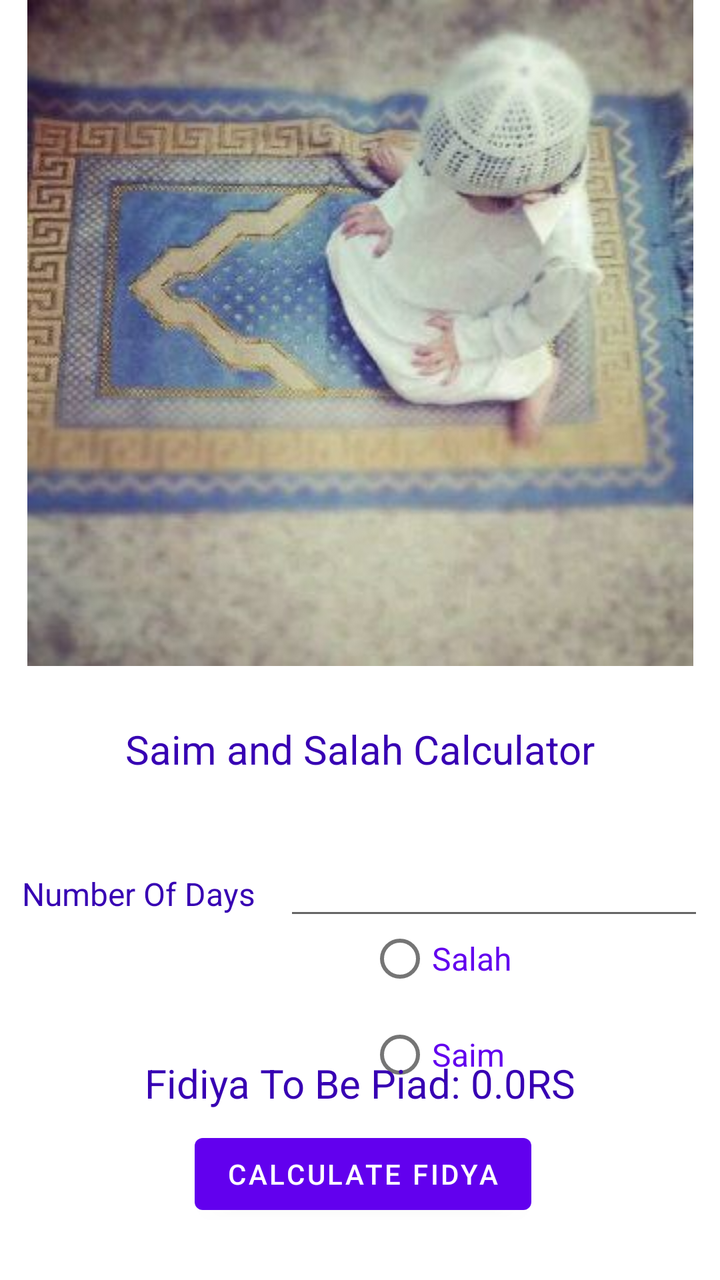
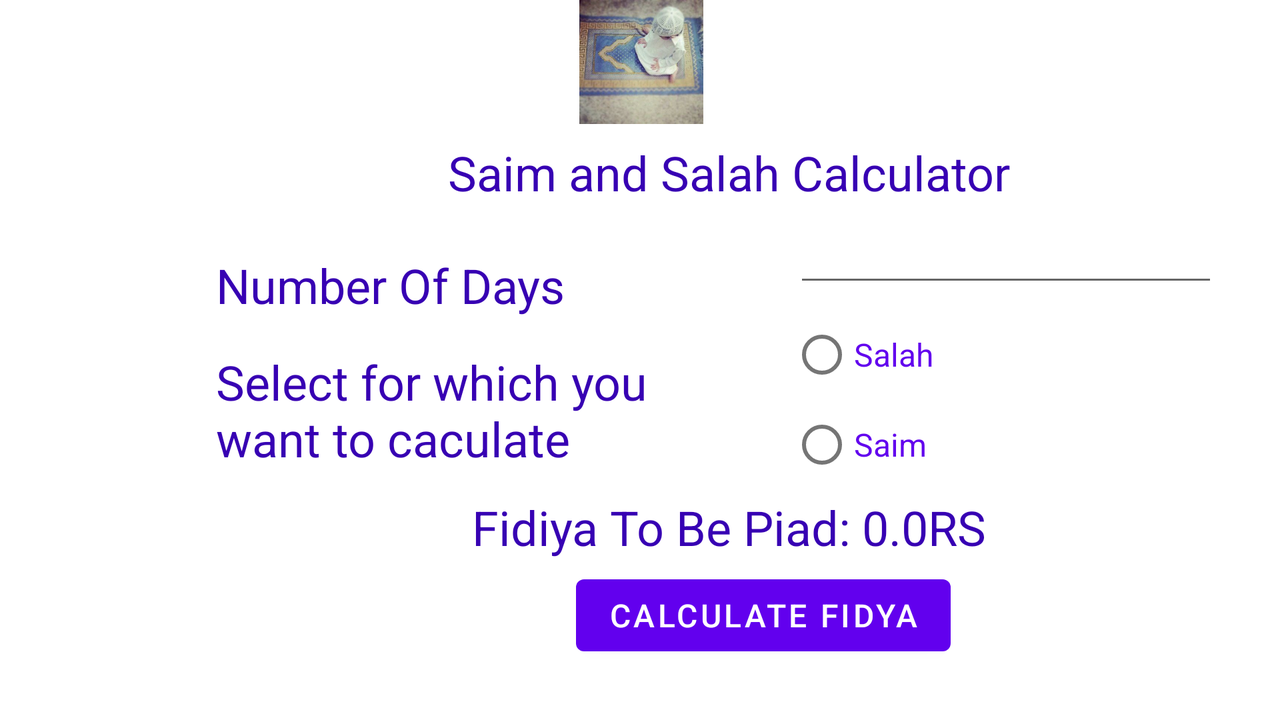

The same Android screen from two of the app's own layout files: first res/layout/ as a phone draws it, then the repository's variant for another configuration, drawn on a device whose configuration selects that folder. Both files follow.
<!-- AndroidManifest.xml: application theme Theme.Siamandsalahcalculator -->
<!-- res/layout/activity_main.xml -->
<?xml version="1.0" encoding="utf-8"?>
<androidx.constraintlayout.widget.ConstraintLayout xmlns:android="http://schemas.android.com/apk/res/android"
    xmlns:app="http://schemas.android.com/apk/res-auto"
    xmlns:tools="http://schemas.android.com/tools"
    android:layout_width="match_parent"
    android:layout_height="match_parent"
    tools:context=".MainActivity">

    <ImageView
        android:id="@+id/imageView"
        android:layout_width="0dp"
        android:layout_height="wrap_content"
        android:layout_marginBottom="28dp"
        app:layout_constraintBottom_toTopOf="@+id/textView"
        app:layout_constraintEnd_toEndOf="parent"
        app:layout_constraintStart_toStartOf="parent"
        app:layout_constraintTop_toTopOf="parent"
        app:srcCompat="@drawable/nimz" />

    <TextView
        android:id="@+id/textView"
        android:layout_width="wrap_content"
        android:layout_height="wrap_content"
        android:layout_marginBottom="48dp"
        android:text="Saim and Salah Calculator"
        android:textColor="@color/purple_700"
        android:textSize="20sp"
        app:layout_constraintBottom_toTopOf="@+id/textView2"
        app:layout_constraintEnd_toEndOf="parent"
        app:layout_constraintStart_toStartOf="parent"
        app:layout_constraintTop_toBottomOf="@+id/imageView" />

    <EditText
        android:id="@+id/dys"
        android:layout_width="wrap_content"
        android:layout_height="wrap_content"
        android:ems="10"
        android:inputType="number"
        app:layout_constraintBaseline_toBaselineOf="@+id/textView2"
        app:layout_constraintEnd_toEndOf="parent"
        app:layout_constraintStart_toEndOf="@+id/textView2" />

    <TextView
        android:id="@+id/textView2"
        android:layout_width="wrap_content"
        android:layout_height="wrap_content"
        android:layout_marginStart="3dp"
        android:layout_marginEnd="6dp"
        android:layout_marginBottom="68dp"
        android:text="Number Of Days"
        android:textColor="@color/purple_700"
        android:textSize="16sp"
        app:layout_constraintBottom_toTopOf="@+id/textView4"
        app:layout_constraintEnd_toStartOf="@+id/dys"
        app:layout_constraintStart_toStartOf="parent"
        app:layout_constraintTop_toBottomOf="@+id/textView" />

    <RadioGroup
        android:id="@+id/grp"
        android:layout_width="0dp"
        android:layout_height="97dp"
        android:layout_marginTop="43dp"
        android:layout_marginEnd="17dp"
        android:layout_marginBottom="48dp"
        app:layout_constraintBottom_toBottomOf="@+id/fidiy"
        app:layout_constraintEnd_toEndOf="parent"
        app:layout_constraintStart_toEndOf="@+id/textView4"
        app:layout_constraintTop_toBottomOf="@+id/textView2">

        <RadioButton
            android:id="@+id/slh"
            android:layout_width="match_parent"
            android:layout_height="wrap_content"
            android:text="Salah"
            android:textColor="@color/purple_500"
            android:textSize="16sp" />

        <RadioButton
            android:id="@+id/sim"
            android:layout_width="match_parent"
            android:layout_height="wrap_content"
            android:text="Saim"
            android:textColor="@color/purple_500"
            android:textSize="16sp" />
    </RadioGroup>

    <TextView
        android:id="@+id/fidiy"
        android:layout_width="wrap_content"
        android:layout_height="wrap_content"
        android:layout_marginBottom="8dp"
        android:text="Fidiya To Be Piad: 0.0RS"
        android:textColor="@color/purple_700"
        android:textSize="20sp"
        app:layout_constraintBottom_toTopOf="@+id/button"
        app:layout_constraintEnd_toEndOf="parent"
        app:layout_constraintStart_toStartOf="parent"
        app:layout_constraintTop_toBottomOf="@+id/textView4" />

    <Button
        android:id="@+id/button"
        android:layout_width="wrap_content"
        android:layout_height="wrap_content"
        android:layout_marginStart="122dp"
        android:layout_marginEnd="119dp"
        android:layout_marginBottom="29dp"
        android:text="Calculate Fidya"
        app:layout_constraintBottom_toBottomOf="parent"
        app:layout_constraintEnd_toEndOf="parent"
        app:layout_constraintStart_toStartOf="parent"
        app:layout_constraintTop_toBottomOf="@+id/fidiy" />

    <TextView
        android:id="@+id/textView4"
        android:layout_width="0dp"
        android:layout_height="0dp"
        android:layout_marginStart="16dp"
        android:layout_marginEnd="9dp"
        android:layout_marginBottom="38dp"
        android:text="Select for which you want to caculate"
        android:textColor="@color/purple_700"
        android:textSize="16sp"
        app:layout_constraintBottom_toTopOf="@+id/fidiy"
        app:layout_constraintEnd_toStartOf="@+id/grp"
        app:layout_constraintStart_toStartOf="parent"
        app:layout_constraintTop_toBottomOf="@+id/textView2" />

</androidx.constraintlayout.widget.ConstraintLayout>
<!-- resources referenced by this layout -->
<resources>
  <!-- drawable nimz: jpg bitmap (drawable, 21148 bytes) -->
  <style name="Theme.Siamandsalahcalculator" parent="Theme.MaterialComponents.DayNight.DarkActionBar">
          
          <item name="colorPrimary">@color/purple_500</item>
          <item name="colorPrimaryVariant">@color/purple_700</item>
          <item name="colorOnPrimary">@color/white</item>
          
          <item name="colorSecondary">@color/teal_200</item>
          <item name="colorSecondaryVariant">@color/teal_700</item>
          <item name="colorOnSecondary">@color/black</item>
          
          <item name="android:statusBarColor" tools:targetApi="l">?attr/colorPrimaryVariant</item>
          
      </style>
</resources>
<!-- res/layout-land/activity_main.xml (the repository's variant of the layout above) -->
<!-- drawn on the phone turned sideways -->
<?xml version="1.0" encoding="utf-8"?>
<androidx.constraintlayout.widget.ConstraintLayout xmlns:android="http://schemas.android.com/apk/res/android"
    xmlns:app="http://schemas.android.com/apk/res-auto"
    xmlns:tools="http://schemas.android.com/tools"
    android:layout_width="match_parent"
    android:layout_height="match_parent"
    tools:context=".MainActivity">

    <ImageView
        android:id="@+id/imageView"
        android:layout_width="719dp"
        android:layout_height="62dp"
        app:layout_constraintBottom_toTopOf="@+id/textView"
        app:layout_constraintEnd_toEndOf="parent"
        app:layout_constraintStart_toStartOf="parent"
        app:layout_constraintTop_toTopOf="parent"
        app:srcCompat="@drawable/nimz" />

    <TextView
        android:id="@+id/textView"
        android:layout_width="wrap_content"
        android:layout_height="wrap_content"
        android:layout_marginStart="224dp"
        android:layout_marginTop="8dp"
        android:text="Saim and Salah Calculator"
        android:textColor="@color/purple_700"
        android:textSize="24sp"
        app:layout_constraintStart_toStartOf="parent"
        app:layout_constraintTop_toBottomOf="@+id/imageView" />

    <EditText
        android:id="@+id/dys"
        android:layout_width="212dp"
        android:layout_height="38dp"
        android:layout_marginTop="8dp"
        android:layout_marginEnd="26dp"
        android:ems="10"
        android:inputType="number"
        app:layout_constraintEnd_toEndOf="parent"
        app:layout_constraintHorizontal_bias="0.957"
        app:layout_constraintStart_toEndOf="@+id/textView2"
        app:layout_constraintTop_toBottomOf="@+id/textView" />

    <TextView
        android:id="@+id/textView2"
        android:layout_width="wrap_content"
        android:layout_height="wrap_content"
        android:layout_marginStart="108dp"
        android:layout_marginTop="24dp"
        android:text="Number Of Days"
        android:textColor="@color/purple_700"
        android:textSize="24sp"
        app:layout_constraintStart_toStartOf="parent"
        app:layout_constraintTop_toBottomOf="@+id/textView" />

    <RadioGroup
        android:id="@+id/grp"
        android:layout_width="219dp"
        android:layout_height="90dp"
        android:layout_marginTop="5dp"
        android:layout_marginEnd="26dp"
        app:layout_constraintEnd_toEndOf="parent"
        app:layout_constraintTop_toBottomOf="@+id/dys">

        <RadioButton
            android:id="@+id/slh"
            android:layout_width="match_parent"
            android:layout_height="wrap_content"
            android:text="Salah"
            android:textColor="@color/purple_500"
            android:textSize="16sp" />

        <RadioButton
            android:id="@+id/sim"
            android:layout_width="match_parent"
            android:layout_height="wrap_content"
            android:text="Saim"
            android:textColor="@color/purple_500"
            android:textSize="16sp" />
    </RadioGroup>

    <TextView
        android:id="@+id/fidiy"
        android:layout_width="wrap_content"
        android:layout_height="wrap_content"
        android:layout_marginStart="236dp"
        android:layout_marginTop="4dp"
        android:text="Fidiya To Be Piad: 0.0RS"
        android:textColor="@color/purple_700"
        android:textSize="24sp"
        app:layout_constraintStart_toStartOf="parent"
        app:layout_constraintTop_toBottomOf="@+id/grp" />

    <Button
        android:id="@+id/button"
        android:layout_width="wrap_content"
        android:layout_height="wrap_content"
        android:layout_marginStart="288dp"
        android:layout_marginTop="4dp"
        android:text="Calculate Fidya"
        android:textSize="16sp"
        app:layout_constraintStart_toStartOf="parent"
        app:layout_constraintTop_toBottomOf="@+id/fidiy" />

    <TextView
        android:id="@+id/textView4"
        android:layout_width="242dp"
        android:layout_height="58dp"
        android:layout_marginStart="108dp"
        android:layout_marginTop="16dp"
        android:text="Select for which you want to caculate"
        android:textColor="@color/purple_700"
        android:textSize="24sp"
        app:layout_constraintStart_toStartOf="parent"
        app:layout_constraintTop_toBottomOf="@+id/textView2" />

</androidx.constraintlayout.widget.ConstraintLayout>
